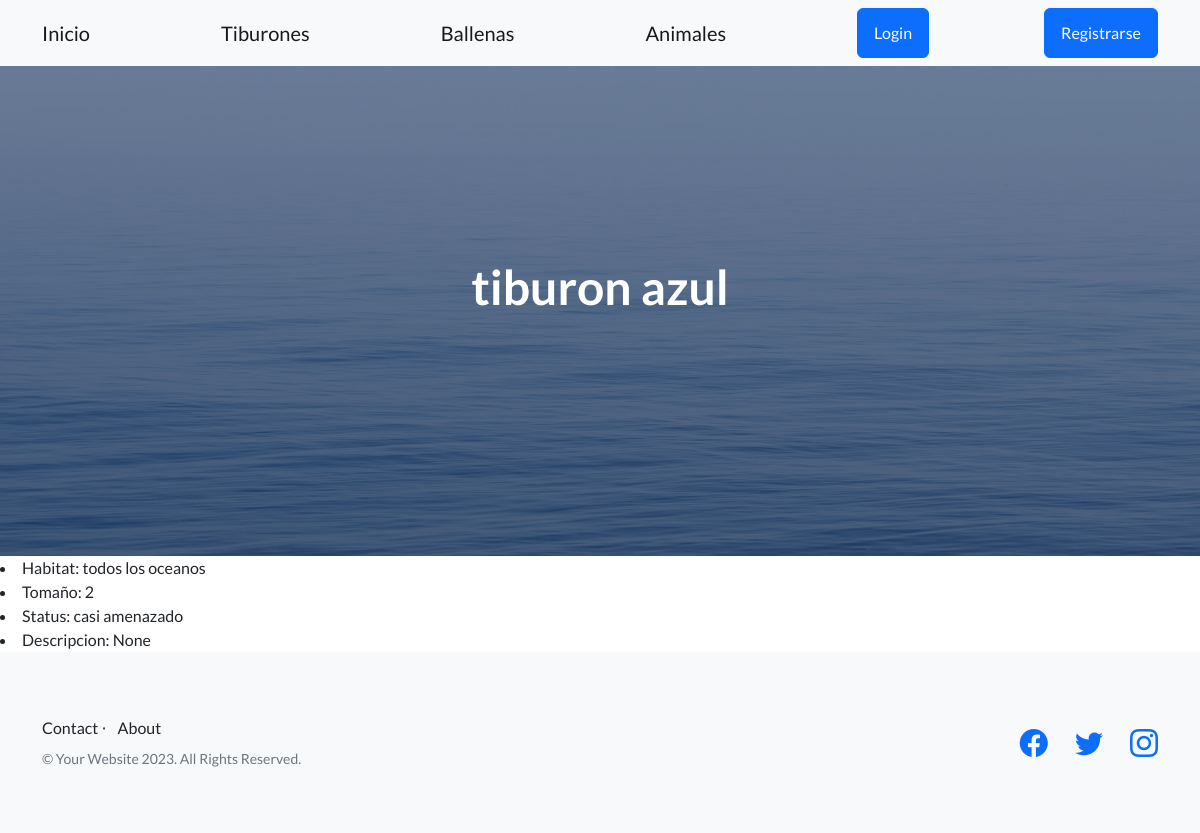
The app's page /tiburones/1/, older data.
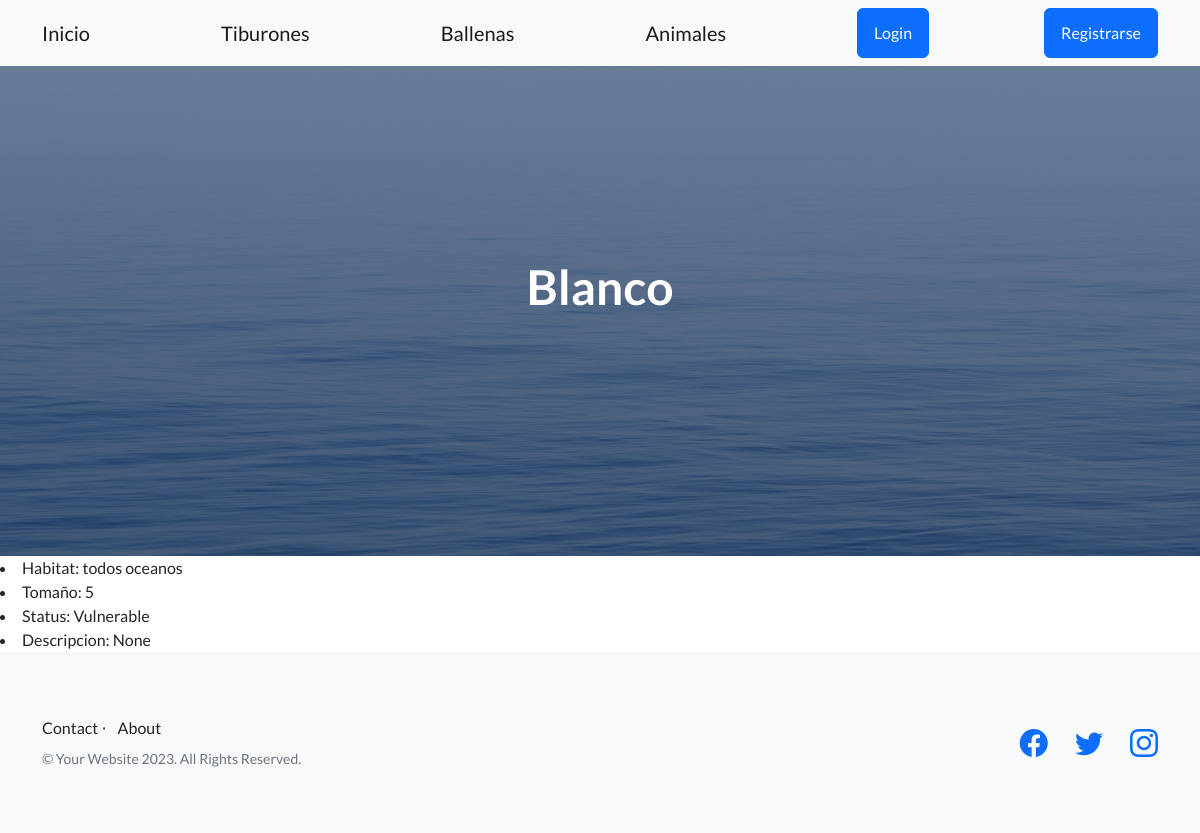
The same page, newer data.
### inicio/models.py (models this page shows, shortened)
class Tiburon(models.Model):
    tipo = models.CharField(max_length=30)
    habitat = models.CharField(max_length=30)
    tomaño = models.IntegerField()
    status = models.CharField(max_length=10)
    descripcion = models.TextField(null=True)
    avatar = models.ImageField(upload_to='inicio/static/assets', null=True, blank=True)  # Agregar el campo avatar

### inicio/views.py (the view)
# urls.py: path('tiburones/<int:pk>/',views.MostrarTiburon.as_view(), name='mostrar_tiburon'),
class MostrarTiburon(DeleteView):
    model = Tiburon
    template_name = "inicio/CBV/mostrar_tiburon_CBV.html"

### inicio/templates/inicio/CBV/mostrar_tiburon_CBV.html (shortened to what this page needs)
{% extends 'base.html' %}
{% block h1_header %}
{{tiburon.tipo}}
{% endblock h1_header%}
{% block contenido %}
<li>Habitat: {{tiburon.habitat}}</li>
<li>Tomaño: {{tiburon.tomaño}}</li>
<li>Status: {{tiburon.status}}</li>
<li>Descripcion: {{tiburon.descripcion}} </li>
{% endblock contenido %}

Row changes from the older to the newer data that the page shows:
changed Tiburon "None": tipo "tiburon azul" → "Blanco"; habitat "todos los oceanos" → "todos oceanos"; tomaño "2" → "5"; status "casi amenazado" → "Vulnerable"
